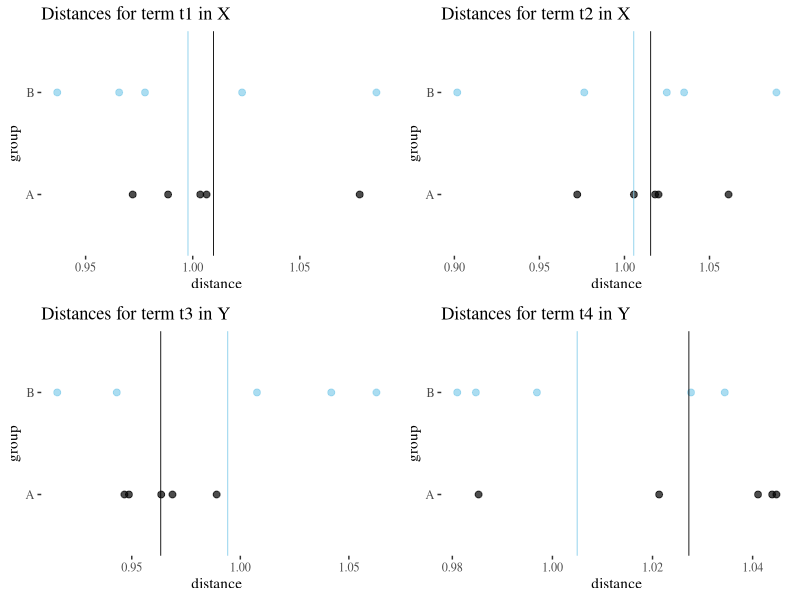
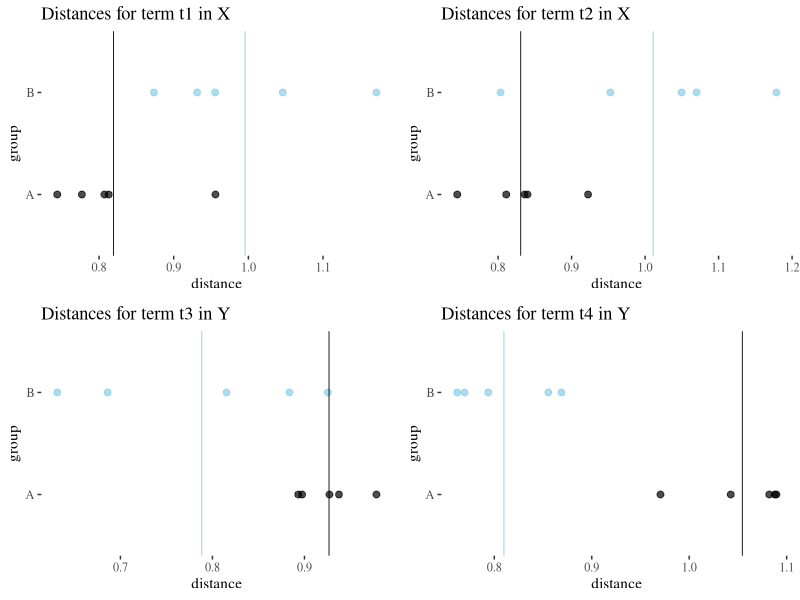

Reproduce these figures in R, in order.
## ---- chunk 1
knitr::opts_knit$set(root.dir = '../')

library(ggplot2)
library(ggthemes)
library(gridExtra)
## ---- chunk 2
set.seed(123)
t1 <- data.frame(A  = rnorm(5,1,0.05), B = rnorm(5,1,0.05))
t2 <- data.frame(A  = rnorm(5,1,0.05), B = rnorm(5,1,0.05))
t3 <- data.frame(A  = rnorm(5,1,0.05), B = rnorm(5,1,0.05))
t4 <- data.frame(A  = rnorm(5,1,0.05), B = rnorm(5,1,0.05))
## ---- chunk 3
t1Plot <- ggplot(t1)+geom_point(aes(y = 0, x = A), size = 2, alpha = 0.7)+geom_point(aes(y = 0.1, x = B), col = "skyblue", size = 2, alpha = 0.7)+theme_tufte()+xlab("distance")+scale_y_continuous(limits = c(-.05,.15),breaks = c(0,0.1), labels = c("A","B"))+ylab("group") + geom_vline(aes(xintercept = mean(A)), size = 0.3) + geom_vline(aes(xintercept = mean(B)), size = 0.3, col = "skyblue") +ggtitle("Distances for term t1 in X")

t2Plot <- ggplot(t2)+geom_point(aes(y = 0, x = A), size = 2, alpha = 0.7)+geom_point(aes(y = 0.1, x = B), col = "skyblue", size = 2, alpha = 0.7)+theme_tufte()+xlab("distance")+scale_y_continuous(limits = c(-.05,.15),breaks = c(0,0.1), labels = c("A","B"))+ylab("group") + geom_vline(aes(xintercept = mean(A)), size = 0.3) + geom_vline(aes(xintercept = mean(B)), size = 0.3, col = "skyblue") +ggtitle("Distances for term t2 in X")

t3Plot <- ggplot(t3)+geom_point(aes(y = 0, x = A), size = 2, alpha = 0.7)+geom_point(aes(y = 0.1, x = B), col = "skyblue", size = 2, alpha = 0.7)+theme_tufte()+xlab("distance")+scale_y_continuous(limits = c(-.05,.15),breaks = c(0,0.1), labels = c("A","B"))+ylab("group") + geom_vline(aes(xintercept = mean(A)), size = 0.3) + geom_vline(aes(xintercept = mean(B)), size = 0.3, col = "skyblue") +ggtitle("Distances for term t3 in Y")

t4Plot <- ggplot(t4)+geom_point(aes(y = 0, x = A), size = 2, alpha = 0.7)+geom_point(aes(y = 0.1, x = B), col = "skyblue", size = 2, alpha = 0.7)+theme_tufte()+xlab("distance")+scale_y_continuous(limits = c(-.05,.15),breaks = c(0,0.1), labels = c("A","B"))+ylab("group") + geom_vline(aes(xintercept = mean(A)), size = 0.3) + geom_vline(aes(xintercept = mean(B)), size = 0.3, col = "skyblue") +ggtitle("Distances for term t4 in Y")

grid.arrange(t1Plot,t2Plot, t3Plot, t4Plot, ncol=2)
## ---- chunk 4
s <- function (table){ mean(table$A) - mean(table$B)}
factor <- sd(c(s(t1),s(t2),s(t3),s(t4)))
numerator <-  mean(s(t1),s(t2)) - mean(s(t3),s(t4))
bias <- numerator / factor
bias
## ---- chunk 5
set.seed(123)
t1 <- data.frame(A  = rnorm(5,.8,0.1), B = rnorm(5,1,0.1))
t2 <- data.frame(A  = rnorm(5,.8,0.1), B = rnorm(5,1,0.1))
t3 <- data.frame(A  = rnorm(5,1,0.1), B = rnorm(5,.8,0.1))
t4 <- data.frame(A  = rnorm(5,1,0.1), B = rnorm(5,.8,0.1))
## ---- chunk 6
t1Plot2 <- ggplot(t1)+geom_point(aes(y = 0, x = A), size = 2, alpha = 0.7)+geom_point(aes(y = 0.1, x = B), col = "skyblue", size = 2, alpha = 0.7)+theme_tufte()+xlab("distance")+scale_y_continuous(limits = c(-.05,.15),breaks = c(0,0.1), labels = c("A","B"))+ylab("group") + geom_vline(aes(xintercept = mean(A)), size = 0.3) + geom_vline(aes(xintercept = mean(B)), size = 0.3, col = "skyblue") +ggtitle("Distances for term t1 in X")

t2Plot2 <- ggplot(t2)+geom_point(aes(y = 0, x = A), size = 2, alpha = 0.7)+geom_point(aes(y = 0.1, x = B), col = "skyblue", size = 2, alpha = 0.7)+theme_tufte()+xlab("distance")+scale_y_continuous(limits = c(-.05,.15),breaks = c(0,0.1), labels = c("A","B"))+ylab("group") + geom_vline(aes(xintercept = mean(A)), size = 0.3) + geom_vline(aes(xintercept = mean(B)), size = 0.3, col = "skyblue") +ggtitle("Distances for term t2 in X")

t3Plot2 <- ggplot(t3)+geom_point(aes(y = 0, x = A), size = 2, alpha = 0.7)+geom_point(aes(y = 0.1, x = B), col = "skyblue", size = 2, alpha = 0.7)+theme_tufte()+xlab("distance")+scale_y_continuous(limits = c(-.05,.15),breaks = c(0,0.1), labels = c("A","B"))+ylab("group") + geom_vline(aes(xintercept = mean(A)), size = 0.3) + geom_vline(aes(xintercept = mean(B)), size = 0.3, col = "skyblue") +ggtitle("Distances for term t3 in Y")

t4Plot2 <- ggplot(t4)+geom_point(aes(y = 0, x = A), size = 2, alpha = 0.7)+geom_point(aes(y = 0.1, x = B), col = "skyblue", size = 2, alpha = 0.7)+theme_tufte()+xlab("distance")+scale_y_continuous(limits = c(-.05,.15),breaks = c(0,0.1), labels = c("A","B"))+ylab("group") + geom_vline(aes(xintercept = mean(A)), size = 0.3) + geom_vline(aes(xintercept = mean(B)), size = 0.3, col = "skyblue") +ggtitle("Distances for term t4 in Y")

grid.arrange(t1Plot2,t2Plot2, t3Plot2, t4Plot2, ncol=2)
## ---- chunk 7
factor <- sd(c(s(t1),s(t2),s(t3),s(t4)))
numerator <-  mean(s(t1),s(t2)) - mean(s(t3),s(t4))
bias <- numerator / factor
bias
